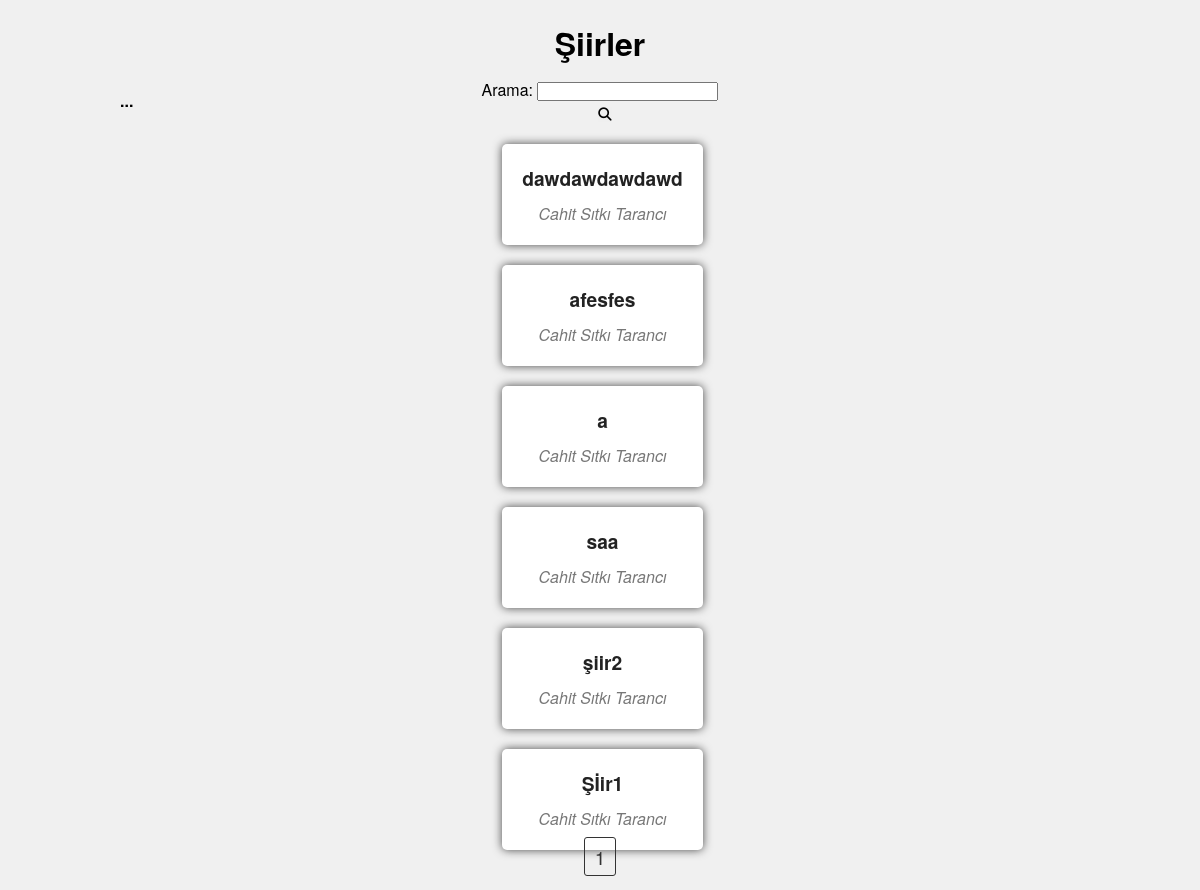
The app's page /, older data.
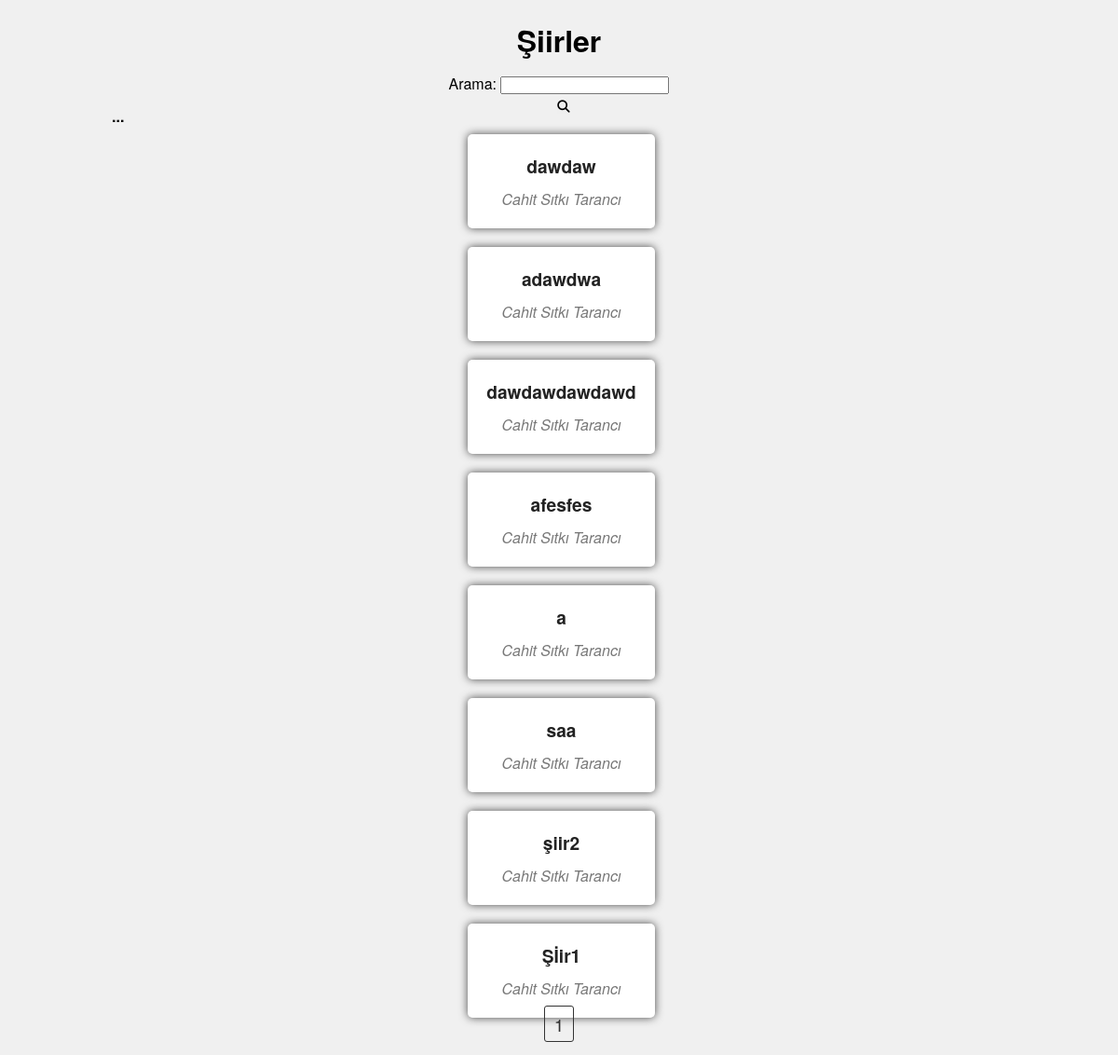
The same page, newer data.
### poetsShown/models.py (models this page shows, shortened)
class poets_shown(models.Model):
    poetAuthor = models.ForeignKey(poet_author,on_delete=models.CASCADE)
    poetName = models.CharField(max_length=60)
    poetContext = models.TextField(max_length=4000)
    popularity = models.PositiveIntegerField(default=0)

class poet_author(models.Model):
    author = models.CharField(max_length=60)
    def __str__(self):
        return self.author

### poetsShown/views.py (the view, shortened to what this page needs)
# urls.py: path("", views.index, name='index'),
def index(request):
    poets = poets_shown.objects.order_by('-id')
    paginator = Paginator(poets, 15)
    page_number = request.GET.get('page')
    page_obj = paginator.get_page(page_number)
    if request.method == "GET":
        form = PoetSearchForm()
    return render(request,'poetsShown/index.html',{
        'page_obj': page_obj,
        'form': form
    })

### poetsShown/forms.py
class PoetSearchForm(forms.Form):
    query = forms.CharField(label='Arama', max_length=100,
    widget=forms.TextInput(attrs={'autocomplete': 'off'}))

### poetsShown/templates/poetsShown/index.html (shortened to what this page needs)
{% extends "poetsShown/base.html" %}
{% load static %}
    {% block title %}
    <link rel="stylesheet" href="{% static 'poetsShown/css/index.css' %}">
{% endblock title %}
{% block body %}
    <div class="container">
        <div class="menu">
            <div class="menu-toggle" onclick="toggleMenu()">...</div>
          </div>
        <ul>
            <h1>Şiirler</h1>
            <div class="form-container">
                <form method="post">
                    {{ form.as_p }}
                    <button type="submit" class="submitBtn"><i class="fa-solid fa-magnifying-glass"></i></button>
                </form>
            </div>
            {% for poet in page_obj %}
            <li>
                <div class="poetShow">
                    <a href="{% url 'poet_show' name=poet.poetName  %}" class="poetLink">
                        <div class="poet">{{ poet.poetName }}</div>
                        <div class="poetName">{{ poet.poetAuthor }}</div>
                    </a>
                </div>
            </li>
            {% endfor %}
        </ul>
        <div class="pagination">
            <ul>
                {% if page_obj.has_previous %}
                <li><a href="?page=1">1</a></li>
                {% if page_obj.number > 4 %}<li><span>...</span></li>{% endif %}
                {% for num in page_obj.paginator.page_range %}
                    {% if num > page_obj.number|add:'-2' and num < page_obj.number|add:'2' %}
                        {% if num == page_obj.number %}
                            <li><span>{{ num }}</span></li>
                        {% else %}
                            <li><a href="?page={{ num }}">{{ num }}</a></li>
                        {% endif %}
                    {% endif %}
                {% endfor %}
                {% if page_obj.number < page_obj.paginator.num_pages|add:'-3' %}<li><span>...</span></li>{% endif %}
                <li><a href="?page={{ page_obj.paginator.num_pages }}">{{ page_obj.paginator.num_pages }}</a></li>
            {% else %}
                {% if page_obj.paginator.num_pages <= 6 %}
                    {% for num in page_obj.paginator.page_range %}
                        <li><a href="?page={{ num }}">{{ num }}</a></li>
                    {% endfor %}
                {% endif %}
            {% endif %}
                        </ul>
        </div>
{% endblock body %}

Row changes from the older to the newer data that the page shows:
added poets_shown: poetName "dawdaw", poetAuthor "Cahit Sıtkı Tarancı"
added poets_shown: poetName "adawdwa", poetAuthor "Cahit Sıtkı Tarancı"
